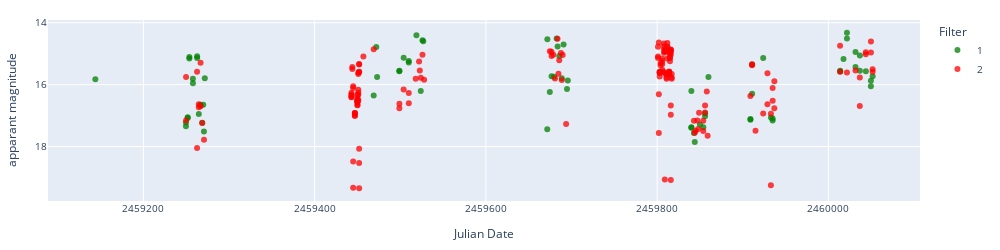
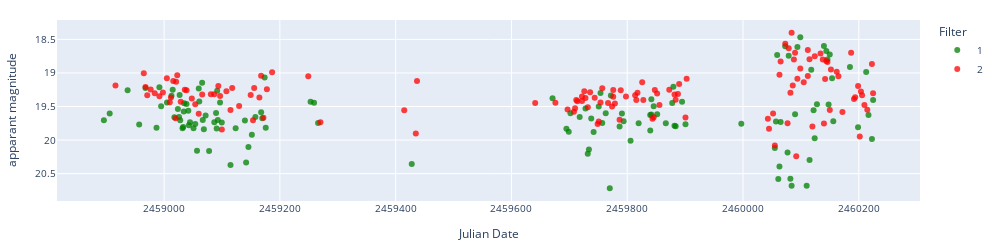
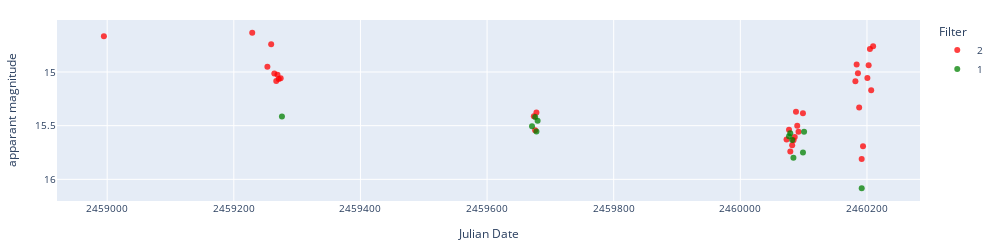
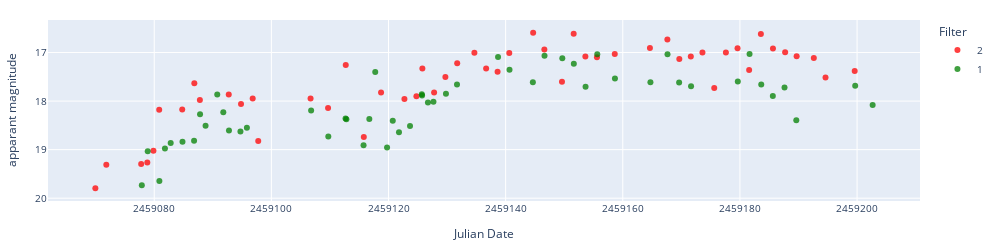

Write notebook code for charts like these, in order.
### Markdown cell above
### Display light curves

### Code cell
date = '08102023'
date2 = '08102023'

object = 'ZTF18aakynpt'

# Apply errorbars
error = False

if error == True:
        errColalerce1 = 'sigmapsf'
        errColalerce2 = 'sigmapsf_corr_revised'
        errCollasair1 = 'sigmapsf'
        errCollasair2 = 'dc_sigmag'
else:
    errColalerce1 = None
    errColalerce2 = None
    errCollasair1 = None
    errCollasair2 = None

display_start = 120
display_end = 180

df_ZTF_CVs.sort_values(by=['Xmatch_obj'], inplace=True)

# objlist = df_ZTF_CVs[df_ZTF_CVs['Type'].str.contains('DQ', na=False)]['Xmatch_obj'].iloc[display_start:display_end]
# objtype = df_ZTF_CVs[df_ZTF_CVs['Type'].str.contains('DQ', na=False)]['Type'].iloc[display_start:display_end]
# name = df_ZTF_CVs[df_ZTF_CVs['Type'].str.contains('DQ', na=False)]['Name'].iloc[display_start:display_end]

class_list = ['AM', 'AM+E','NA/AM+E']
print(f'Number of objects: {df_ZTF_CVs[df_ZTF_CVs["Type"].isin(class_list)].shape[0]}')

objlist = df_ZTF_CVs[df_ZTF_CVs['Type'].isin(class_list)]['Xmatch_obj'].iloc[display_start:display_end]
objtype = df_ZTF_CVs[df_ZTF_CVs['Type'].isin(class_list)]['Type'].iloc[display_start:display_end]
name = df_ZTF_CVs[df_ZTF_CVs['Type'].isin(class_list)]['Name'].iloc[display_start:display_end]

i=0
for object, type, name in zip(objlist, objtype, name):

    print(i, object, type, name)
    # Display difference magnitude light curve.
    # try:
    #     lc_alerce = pd.read_json(f'../lightcurves_dataset/alerce_{date}/{object}.json')
    #     lc_alerce_appmag = alerce_clean(lc_alerce, magerrlim=1)

    #     print('Alerce difference magnitude')
    #     display_lightcurve(lc_alerce,x='mjd',y='magpsf',errorCol=errColalerce1)
    #     print('Alerce apparent magnitude')
    #     display_lightcurve(lc_alerce_appmag,x='mjd',y='magpsf_corr',errorCol=errColalerce2)

    #     # Display lasair apparent magnitude light curves.
    #     lc_lasair = load_lasair_lc(object, path=f'../lightcurves_dataset/lasair_{date2}')
    #     lc_lasair_appmag = lasair_clean(lc_lasair, limit=25, magerrlim=1)

    #     print('Lasair apparent magnitude')
    #     display_lightcurve(lc_lasair_appmag,x='jd',y='dc_mag',errorCol=errCollasair2)
    #     i+=1
    # except:
    # Display lasair difference magnitude and apparent magnitude light curves.
    lc_lasair = load_lasair_lc(object, path=f'../lightcurves_dataset/lasair_{date2}')
    lc_lasair_appmag = lasair_clean(lc_lasair, limit=25, magerrlim=1)

    # print('Lasair difference magnitude')
    # display_lightcurve(lc_lasair,x='jd',y='magpsf',errorCol=errCollasair1)
    print('Lasair apparent magnitude')
    display_lightcurve(lc_lasair_appmag,x='jd',y='dc_mag',errorCol=errCollasair2)
    i+=1

### Figure 1 — Plotly figure (JSON) as saved in the notebook; plotly's stock layout.template omitted (floating-point values rounded to 4 significant figures; data arrays with more than 128 entries replaced by an {"elided": "..."} marker saying what was removed)
{"data": [{"hovertemplate": "Filter=1<br>Julian Date=%{x}<br>apparant magnitude=%{y}<extra></extra>", "legendgroup": "1", "marker": {"color": "green", "opacity": 0.75, "symbol": "circle"}, "mode": "markers", "name": "1", "orientation": "v", "showlegend": true, "type": "scatter", "x": [2459000.0, 2459000.0, 2459000.0, 2459000.0, 2459000.0, 2459000.0, 2459000.0, 2459000.0, 2459000.0, 2459000.0, 2459000.0, 2459000.0, 2459000.0, 2459000.0, 2459000.0, 2459000.0, 2459000.0, 2459000.0, 2459000.0, 2459000.0, 2459000.0, 2459000.0, 2459000.0, 2460000.0, 2460000.0, 2460000.0, 2460000.0, 2460000.0, 2460000.0, 2460000.0, 2460000.0, 2460000.0, 2460000.0, 2460000.0, 2460000.0, 2460000.0, 2460000.0, 2460000.0, 2460000.0, 2460000.0, 2460000.0, 2460000.0, 2460000.0, 2460000.0, 2460000.0, 2460000.0, 2460000.0, 2460000.0, 2460000.0, 2460000.0, 2460000.0, 2460000.0, 2460000.0, 2460000.0, 2460000.0, 2460000.0, 2460000.0, 2460000.0, 2460000.0, 2460000.0, 2460000.0, 2460000.0, 2460000.0, 2460000.0, 2460000.0, 2460000.0, 2460000.0, 2460000.0, 2460000.0, 2460000.0, 2460000.0, 2460000.0, 2460000.0], "xaxis": "x", "y": [15.83, 17.35, 17.22, 17.05, 17.08, 15.15, 15.11, 15.81, 15.96, 15.08, 15.14, 16.95, 16.68, 16.65, 17.23, 16.65, 17.51, 15.79, 16.35, 14.79, 15.76, 15.57, 15.55, 15.13, 15.29, 15.23, 14.41, 16.2, 14.56, 14.6, 17.45, 14.53, 16.24, 15.73, 15.74, 14.51, 14.77, 15.07, 15.79, 14.7, 16.14, 15.87, 17.4, 17.38, 16.2, 17.56, 17.86, 17.29, 17.38, 16.92, 17.02, 15.76, 17.14, 17.11, 16.3, 15.35, 15.14, 17.06, 17.16, 17.09, 15.55, 15.57, 15.17, 14.51, 14.33, 15.43, 14.95, 15.06, 15.55, 15.57, 16.05, 15.87, 15.73], "yaxis": "y"}, {"hovertemplate": "Filter=2<br>Julian Date=%{x}<br>apparant magnitude=%{y}<extra></extra>", "legendgroup": "2", "marker": {"color": "red", "opacity": 0.75, "symbol": "circle"}, "mode": "markers", "name": "2", "orientation": "v", "showlegend": true, "type": "scatter", "x": {"elided": "170 float values"}, "xaxis": "x", "y": {"elided": "170 float values"}, "yaxis": "y"}], "layout": {"font": {"size": 10}, "height": 250, "legend": {"title": {"text": "Filter"}, "tracegroupgap": 0}, "margin": {"b": 20, "l": 20, "r": 20, "t": 20}, "width": 1000, "xaxis": {"anchor": "y", "domain": [0, 1], "tickformat": "float", "title": {"text": "Julian Date"}}, "yaxis": {"anchor": "x", "autorange": "reversed", "domain": [0, 1], "title": {"text": "apparant magnitude"}}}}

### Figure 2 — Plotly figure (JSON) as saved in the notebook; plotly's stock layout.template omitted (floating-point values rounded to 4 significant figures; data arrays with more than 128 entries replaced by an {"elided": "..."} marker saying what was removed)
{"data": [{"hovertemplate": "Filter=1<br>Julian Date=%{x}<br>apparant magnitude=%{y}<extra></extra>", "legendgroup": "1", "marker": {"color": "green", "opacity": 0.75, "symbol": "circle"}, "mode": "markers", "name": "1", "orientation": "v", "showlegend": true, "type": "scatter", "x": [2459000.0, 2459000.0, 2459000.0, 2459000.0, 2459000.0, 2459000.0, 2459000.0, 2459000.0, 2459000.0, 2459000.0, 2459000.0, 2459000.0, 2459000.0, 2459000.0, 2459000.0, 2459000.0, 2459000.0, 2459000.0, 2459000.0, 2459000.0, 2459000.0, 2459000.0, 2459000.0, 2459000.0, 2459000.0, 2459000.0, 2459000.0, 2459000.0, 2459000.0, 2459000.0, 2459000.0, 2459000.0, 2459000.0, 2459000.0, 2459000.0, 2459000.0, 2459000.0, 2459000.0, 2459000.0, 2459000.0, 2459000.0, 2459000.0, 2459000.0, 2459000.0, 2459000.0, 2459000.0, 2459000.0, 2459000.0, 2459000.0, 2459000.0, 2459000.0, 2459000.0, 2459000.0, 2459000.0, 2459000.0, 2459000.0, 2460000.0, 2460000.0, 2460000.0, 2460000.0, 2460000.0, 2460000.0, 2460000.0, 2460000.0, 2460000.0, 2460000.0, 2460000.0, 2460000.0, 2460000.0, 2460000.0, 2460000.0, 2460000.0, 2460000.0, 2460000.0, 2460000.0, 2460000.0, 2460000.0, 2460000.0, 2460000.0, 2460000.0, 2460000.0, 2460000.0, 2460000.0, 2460000.0, 2460000.0, 2460000.0, 2460000.0, 2460000.0, 2460000.0, 2460000.0, 2460000.0, 2460000.0, 2460000.0, 2460000.0, 2460000.0, 2460000.0, 2460000.0, 2460000.0, 2460000.0, 2460000.0, 2460000.0, 2460000.0, 2460000.0, 2460000.0, 2460000.0, 2460000.0, 2460000.0, 2460000.0, 2460000.0, 2460000.0, 2460000.0, 2460000.0, 2460000.0, 2460000.0, 2460000.0, 2460000.0, 2460000.0, 2460000.0, 2460000.0, 2460000.0, 2460000.0, 2460000.0, 2460000.0, 2460000.0], "xaxis": "x", "y": [19.71, 19.6, 19.26, 19.77, 19.23, 19.82, 19.21, 19.5, 19.44, 19.34, 19.25, 19.66, 19.54, 19.65, 19.33, 19.7, 19.82, 19.81, 19.57, 19.45, 19.46, 19.56, 19.78, 19.73, 19.82, 19.76, 20.16, 19.23, 19.42, 19.15, 19.7, 19.84, 19.63, 20.16, 19.73, 19.6, 19.83, 19.26, 19.7, 19.44, 19.74, 20.37, 19.82, 19.71, 20.33, 20.11, 19.92, 19.66, 19.59, 19.67, 19.07, 19.81, 19.43, 19.45, 19.75, 20.36, 19.38, 19.83, 19.88, 19.6, 19.66, 19.53, 20.2, 20.14, 19.68, 19.88, 19.5, 19.3, 19.75, 19.6, 20.72, 19.34, 19.8, 19.6, 19.72, 20.01, 19.75, 19.63, 19.86, 19.62, 19.39, 19.5, 19.61, 19.75, 19.45, 19.21, 19.78, 19.79, 19.43, 19.77, 19.76, 20.12, 19.72, 18.73, 20.58, 20.4, 19.73, 18.6, 20.18, 18.75, 20.58, 20.68, 19.62, 18.62, 18.47, 20.68, 20.3, 18.95, 19.55, 19.97, 19.46, 18.6, 18.67, 18.8, 19.47, 18.73, 19.08, 19.72, 18.91, 19.81, 18.99, 19.63, 19.98, 19.4], "yaxis": "y"}, {"hovertemplate": "Filter=2<br>Julian Date=%{x}<br>apparant magnitude=%{y}<extra></extra>", "legendgroup": "2", "marker": {"color": "red", "opacity": 0.75, "symbol": "circle"}, "mode": "markers", "name": "2", "orientation": "v", "showlegend": true, "type": "scatter", "x": {"elided": "132 float values"}, "xaxis": "x", "y": {"elided": "132 float values"}, "yaxis": "y"}], "layout": {"font": {"size": 10}, "height": 250, "legend": {"title": {"text": "Filter"}, "tracegroupgap": 0}, "margin": {"b": 20, "l": 20, "r": 20, "t": 20}, "width": 1000, "xaxis": {"anchor": "y", "domain": [0, 1], "tickformat": "float", "title": {"text": "Julian Date"}}, "yaxis": {"anchor": "x", "autorange": "reversed", "domain": [0, 1], "title": {"text": "apparant magnitude"}}}}

### Figure 3 — Plotly figure (JSON) as saved in the notebook; plotly's stock layout.template omitted (floating-point values rounded to 4 significant figures)
{"data": [{"hovertemplate": "Filter=2<br>Julian Date=%{x}<br>apparant magnitude=%{y}<extra></extra>", "legendgroup": "2", "marker": {"color": "red", "opacity": 0.75, "symbol": "circle"}, "mode": "markers", "name": "2", "orientation": "v", "showlegend": true, "type": "scatter", "x": [2459000.0, 2459000.0, 2459000.0, 2459000.0, 2459000.0, 2459000.0, 2459000.0, 2459000.0, 2459000.0, 2460000.0, 2460000.0, 2460000.0, 2460000.0, 2460000.0, 2460000.0, 2460000.0, 2460000.0, 2460000.0, 2460000.0, 2460000.0, 2460000.0, 2460000.0, 2460000.0, 2460000.0, 2460000.0, 2460000.0, 2460000.0, 2460000.0, 2460000.0, 2460000.0, 2460000.0, 2460000.0, 2460000.0], "xaxis": "x", "y": [14.67, 14.63, 14.95, 14.74, 15.01, 15.08, 15.03, 15.07, 15.06, 15.41, 15.54, 15.38, 15.63, 15.54, 15.74, 15.68, 15.64, 15.6, 15.37, 15.5, 15.56, 15.38, 15.09, 14.93, 15.01, 15.33, 15.81, 15.69, 15.06, 14.94, 14.79, 15.17, 14.76], "yaxis": "y"}, {"hovertemplate": "Filter=1<br>Julian Date=%{x}<br>apparant magnitude=%{y}<extra></extra>", "legendgroup": "1", "marker": {"color": "green", "opacity": 0.75, "symbol": "circle"}, "mode": "markers", "name": "1", "orientation": "v", "showlegend": true, "type": "scatter", "x": [2459000.0, 2460000.0, 2460000.0, 2460000.0, 2460000.0, 2460000.0, 2460000.0, 2460000.0, 2460000.0, 2460000.0, 2460000.0, 2460000.0], "xaxis": "x", "y": [15.42, 15.5, 15.42, 15.55, 15.45, 15.6, 15.57, 15.63, 15.8, 15.75, 15.56, 16.08], "yaxis": "y"}], "layout": {"font": {"size": 10}, "height": 250, "legend": {"title": {"text": "Filter"}, "tracegroupgap": 0}, "margin": {"b": 20, "l": 20, "r": 20, "t": 20}, "width": 1000, "xaxis": {"anchor": "y", "domain": [0, 1], "tickformat": "float", "title": {"text": "Julian Date"}}, "yaxis": {"anchor": "x", "autorange": "reversed", "domain": [0, 1], "title": {"text": "apparant magnitude"}}}}

### Figure 4 — Plotly figure (JSON) as saved in the notebook; plotly's stock layout.template omitted (floating-point values rounded to 4 significant figures)
{"data": [{"hovertemplate": "Filter=2<br>Julian Date=%{x}<br>apparant magnitude=%{y}<extra></extra>", "legendgroup": "2", "marker": {"color": "red", "opacity": 0.75, "symbol": "circle"}, "mode": "markers", "name": "2", "orientation": "v", "showlegend": true, "type": "scatter", "x": [2459000.0, 2459000.0, 2459000.0, 2459000.0, 2459000.0, 2459000.0, 2459000.0, 2459000.0, 2459000.0, 2459000.0, 2459000.0, 2459000.0, 2459000.0, 2459000.0, 2459000.0, 2459000.0, 2459000.0, 2459000.0, 2459000.0, 2459000.0, 2459000.0, 2459000.0, 2459000.0, 2459000.0, 2459000.0, 2459000.0, 2459000.0, 2459000.0, 2459000.0, 2459000.0, 2459000.0, 2459000.0, 2459000.0, 2459000.0, 2459000.0, 2459000.0, 2459000.0, 2459000.0, 2459000.0, 2459000.0, 2459000.0, 2459000.0, 2459000.0, 2459000.0, 2459000.0, 2459000.0, 2459000.0, 2459000.0, 2459000.0, 2459000.0, 2459000.0], "xaxis": "x", "y": [19.79, 19.31, 19.29, 19.27, 19.02, 18.18, 18.18, 17.63, 17.98, 17.87, 18.06, 17.95, 18.82, 17.95, 18.14, 17.26, 18.74, 17.82, 17.96, 17.9, 17.33, 17.82, 17.5, 17.22, 17.0, 17.33, 17.4, 17.01, 16.59, 16.94, 17.6, 16.61, 17.08, 17.1, 17.03, 16.91, 16.73, 17.13, 17.08, 17.0, 17.73, 17.0, 16.91, 17.36, 16.62, 16.92, 16.99, 17.07, 17.11, 17.51, 17.38], "yaxis": "y"}, {"hovertemplate": "Filter=1<br>Julian Date=%{x}<br>apparant magnitude=%{y}<extra></extra>", "legendgroup": "1", "marker": {"color": "green", "opacity": 0.75, "symbol": "circle"}, "mode": "markers", "name": "1", "orientation": "v", "showlegend": true, "type": "scatter", "x": [2459000.0, 2459000.0, 2459000.0, 2459000.0, 2459000.0, 2459000.0, 2459000.0, 2459000.0, 2459000.0, 2459000.0, 2459000.0, 2459000.0, 2459000.0, 2459000.0, 2459000.0, 2459000.0, 2459000.0, 2459000.0, 2459000.0, 2459000.0, 2459000.0, 2459000.0, 2459000.0, 2459000.0, 2459000.0, 2459000.0, 2459000.0, 2459000.0, 2459000.0, 2459000.0, 2459000.0, 2459000.0, 2459000.0, 2459000.0, 2459000.0, 2459000.0, 2459000.0, 2459000.0, 2459000.0, 2459000.0, 2459000.0, 2459000.0, 2459000.0, 2459000.0, 2459000.0, 2459000.0, 2459000.0, 2459000.0, 2459000.0, 2459000.0, 2459000.0, 2459000.0], "xaxis": "x", "y": [19.73, 19.03, 19.64, 18.98, 18.86, 18.84, 18.82, 18.27, 18.51, 17.86, 18.23, 18.61, 18.62, 18.55, 18.2, 18.73, 18.36, 18.37, 18.91, 18.37, 17.4, 18.96, 18.41, 18.64, 18.51, 17.86, 17.88, 18.03, 18.02, 17.85, 17.66, 17.09, 17.35, 17.61, 17.07, 17.12, 17.23, 17.7, 17.03, 17.54, 17.61, 17.04, 17.62, 17.7, 17.6, 17.03, 17.66, 17.89, 17.72, 18.39, 17.68, 18.08], "yaxis": "y"}], "layout": {"font": {"size": 10}, "height": 250, "legend": {"title": {"text": "Filter"}, "tracegroupgap": 0}, "margin": {"b": 20, "l": 20, "r": 20, "t": 20}, "width": 1000, "xaxis": {"anchor": "y", "domain": [0, 1], "tickformat": "float", "title": {"text": "Julian Date"}}, "yaxis": {"anchor": "x", "autorange": "reversed", "domain": [0, 1], "title": {"text": "apparant magnitude"}}}}
